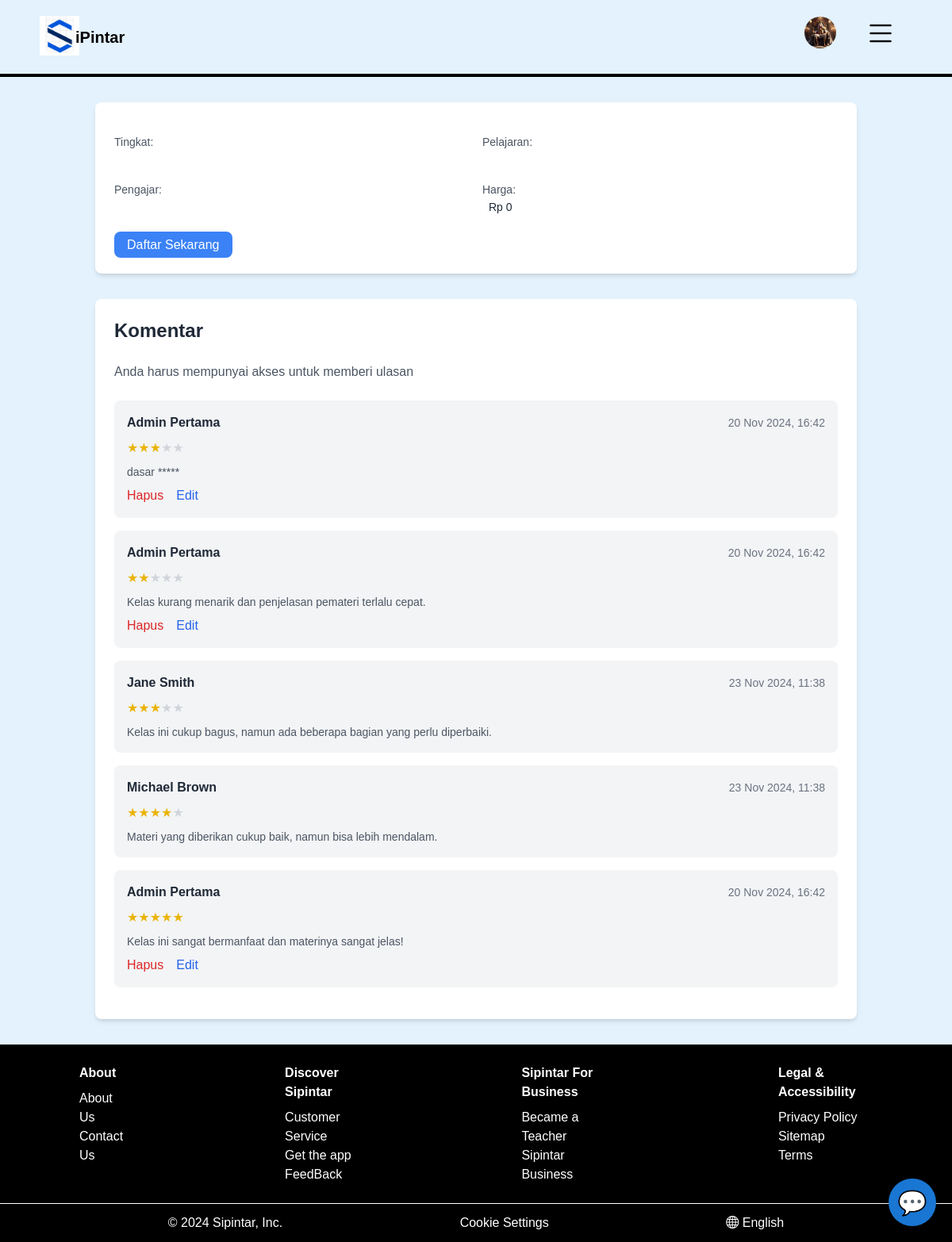
Page /modul/info.php (signed in) on the committed database.
### tables this page shows
CREATE TABLE `ulasan` (
  `id_ulasan` int NOT NULL,
  `id_kelas` int DEFAULT NULL,
  `id_pengguna` int DEFAULT NULL,
  `rating` int DEFAULT NULL,
  `komentar` text,
  `dibuat_pada` timestamp NOT NULL DEFAULT CURRENT_TIMESTAMP
);

CREATE TABLE `pengguna` (
  `id_pengguna` int NOT NULL,
  `nama` varchar(255) NOT NULL,
  `email` varchar(255) NOT NULL,
  `username` varchar(50) NOT NULL,
  `kata_sandi` varchar(255) NOT NULL,
  `peran` tinyint NOT NULL,
  `tanggal_lahir` date DEFAULT NULL,
  `bio` text,
  `foto` varchar(255) NOT NULL,
  `sekolah` varchar(100) NOT NULL,
  `kelas` tinyint NOT NULL,
  `reset_token` varchar(255) DEFAULT NULL,
  `reset_expiry` datetime DEFAULT NULL,
  `dibuat_pada` timestamp NOT NULL DEFAULT CURRENT_TIMESTAMP,
  `diperbarui_pada` timestamp NOT NULL DEFAULT CURRENT_TIMESTAMP ON UPDATE CURRENT_TIMESTAMP,
  `jenis_kelamin` enum('Laki-laki','Perempuan') DEFAULT NULL
);

### model/pendaftaranKelas.php (called while the page is built, shortened)
<?php
require __DIR__ . "/../db.php";
function getPendaftaranKelasByFilter($filter)
{
    global $conn;
    $query = "
        SELECT
            pendaftaran_kelas.*,
            kelas.nama_kelas,
            kelas.tingkat,
            kelas.pelajaran,
            kelas.deskripsi,
            pengguna.nama AS nama_pengguna,
            pengguna.email AS email_pengguna,
            pengajar.nama AS nama_pengajar,
            transaksi.id_transaksi,
            transaksi.status_transaksi,
            transaksi.harga
        FROM
            pendaftaran_kelas
        LEFT JOIN
            kelas ON pendaftaran_kelas.id_kelas = kelas.id_kelas
        LEFT JOIN
            pengguna ON pendaftaran_kelas.id_pengguna = pengguna.id_pengguna
        LEFT JOIN
            pengguna pengajar ON kelas.id_pengajar = pengguna.id_pengguna
        LEFT JOIN
            transaksi ON transaksi.id_pendaftaran = pendaftaran_kelas.id_pendaftaran
    ";
    $conditions = [];
    $params = [];
    if (isset($filter["id_pengguna"])) {
        $conditions[] = "pendaftaran_kelas.id_pengguna = :id_pengguna";
        $params["id_pengguna"] = $filter["id_pengguna"];
    }
    if ($conditions) {
        $query .= " WHERE " . implode(" AND ", $conditions);
    }
    $stmt = $conn->prepare($query);
    $stmt->execute($params);
    return isset($filter["id_kelas"]) || isset($filter["status"]) ?
        $stmt->fetch(PDO::FETCH_ASSOC) : $stmt->fetchAll(PDO::FETCH_ASSOC);
}

### model/ulasan.php (called while the page is built, shortened)
<?php
require __DIR__ . "/../db.php";
function getUlasanByFilter($filter)
{
    global $conn;
    $query = "SELECT ulasan.*, pengguna.* FROM ulasan JOIN pengguna ON ulasan.id_pengguna = pengguna.id_pengguna";
    $params = [];
    $query .= " ORDER BY ulasan.dibuat_pada DESC";
    $stmt = $conn->prepare($query);
    $stmt->execute($params);
    return $stmt->fetchAll(PDO::FETCH_ASSOC);
}

### modul/info.php (the view, shortened to what this page needs)
<?php
require_once "./../model/kelas.php";
require_once "./../model/pendaftaranKelas.php";
require_once "./../model/ulasan.php";
$id_kelas = $_GET["id"];
$id_pengguna = $_SESSION['user']["id_pengguna"];
$role = $GLOBALS["roles"];
$filter = [
    "id_kelas" => $id_kelas,
    "id_pengguna" => $id_pengguna
];
$data["kelas"] = getPendaftaranKelasByFilter($filter);
$data["kelas"] = $data["kelas"] ? $data["kelas"] : getKelasByFilter($filter)[0];
$data["komentar"] = getUlasanByFilter(["id_kelas" => $id_kelas]);
?>
<div class="container mx-auto p-8">
    <div class="bg-white rounded-lg shadow-md p-6 mb-8">
        <div class="mt-4 grid grid-cols-2 gap-4">
            <div>
                <p class="text-sm text-gray-600">Tingkat:</p>
                <span class="px-2 py-1 text-sm text-gray-800"><?= $data["kelas"]['tingkat'] ?></span>
            </div>
            <div>
                <p class="text-sm text-gray-600">Pelajaran:</p>
                <span class="px-2 py-1 text-sm text-gray-800"><?= $data["kelas"]['pelajaran'] ?></span>
            </div>
            <div>
                <p class="text-sm text-gray-600">Pengajar:</p>
                <span class="px-2 py-1 text-sm text-gray-800"><?= $data["kelas"]['nama_pengajar'] ?></span>
            </div>
            <div>
                <p class="text-sm text-gray-600">Harga:</p>
                <span class="px-2 py-1 text-sm text-gray-800">Rp <?= number_format($data["kelas"]['harga'], 0, ',', '.') ?></span>
            </div>
        </div>
        <div class="mt-6">
            <?php if ($data["kelas"]["status_transaksi"] === 1): ?>
                <div class="space-x-4">
                    <a href="./../materi.php?id_kelas=<?= $id_kelas ?>" class="flex-1 text-center px-4 py-2 bg-green-500 text-white rounded-lg hover:bg-green-600">
                        Lihat Materi
                    </a>
                    <a href="./statistik.php?id_kelas=<?php echo $id_kelas; ?>" class="flex-1 text-center px-4 py-2 bg-blue-500 text-white rounded-lg hover:bg-blue-600">
                        Lihat Statistik Anda
                    </a>
                    <?php
                    if ($data["kelas"]["status"] == "Selesai") : ?>
                        <a href="./../home/Sertifikat.php?id_kelas=<?= $id_kelas ?>"
                            class="flex-1 text-center px-4 py-2 bg-blue-500 text-white rounded-lg hover:bg-blue-600">
                            Cetak Sertifikat
                        </a>
                    <?php endif ?>
                </div>
            <?php elseif ($data["kelas"]["status_transaksi"] === 0): ?>
                <a href="./transaksi.php" class="flex-1 text-center px-4 py-2 bg-yellow-500 text-white rounded-lg hover:bg-yellow-600">
                    Menunggu Pembayaran
                </a>
            <?php else: ?>
                <a href="./daftar.php?id_kelas=<?= $data["kelas"]["id_kelas"] ?>" class="flex-1 text-center px-4 py-2 bg-blue-500 text-white rounded-lg hover:bg-blue-600">
                    Daftar Sekarang
                </a>
            <?php endif; ?>
        </div>
    </div>
    <div class="bg-white rounded-lg shadow-md p-6">
        <h3 class="text-2xl font-semibold text-gray-800">Komentar</h3>
        <div class="mt-6">
            <div class="my-6">
                <?php if ($data["kelas"]["status_transaksi"] == 1): ?>
                    <form method="POST" action="">
                        <div class="my-4 flex items-center">
                            <span class="text-gray-600 mr-4">Rating:</span>
                            <div class="flex text-yellow-500">
                                <label class="relative cursor-pointer">
                                    <input type="radio" name="rating" value="1" class="hidden" />
                                    <span class="text-gray-300 text-2xl">★</span>
                                </label>
                                <label class="relative cursor-pointer">
                                    <input type="radio" name="rating" value="2" class="hidden" />
                                    <span class="text-gray-300 text-2xl">★</span>
                                </label>
                                <label class="relative cursor-pointer">
                                    <input type="radio" name="rating" value="3" class="hidden" />
                                    <span class="text-gray-300 text-2xl">★</span>
                                </label>
                                <label class="relative cursor-pointer">
                                    <input type="radio" name="rating" value="4" class="hidden" />
                                    <span class="text-gray-300 text-2xl">★</span>
                                </label>
                                <label class="relative cursor-pointer">
                                    <input type="radio" name="rating" value="5" class="hidden" />
                                    <span class="text-gray-300 text-2xl">★</span>
                                </label>
                            </div>
                        </div>
                        <div class="my-4">
                            <textarea name="komentar" class="w-full p-4 border-gray-300 rounded-md focus:outline-none focus:ring-2 focus:ring-blue-500" rows="4" placeholder="Tulis komentar Anda di sini..."></textarea>
                        </div>
                        <button type="submit" name="KIRIM_ULASAN" class="mt-4 px-4 py-2 bg-blue-500 text-white rounded-lg hover:bg-blue-600 transition duration-200">Kirim Komentar</button>
                    </form>
                <?php else: ?>
                    <p class="text-gray-600">Anda harus mempunyai akses untuk memberi ulasan</p>
                <?php endif ?>
            </div>
            <div class="mt-4">
                <?php if (!empty($data["komentar"])): ?>
                    <?php foreach ($data["komentar"] as $value): ?>
                        <div class="bg-gray-100 p-4 mb-4 rounded-lg">
                            <div class="flex justify-between items-center">
                                <p class="font-semibold text-gray-800"><?= htmlspecialchars($value['nama']) ?></p>
                                <span class="text-sm text-gray-500"><?= date("d M Y, H:i", strtotime($value['dibuat_pada'])) ?></span>
                            </div>
                            <div class="flex text-yellow-500 mt-2">
                                <?php
                                $rating = (int)$value['rating'];
                                for ($i = 1; $i <= 5; $i++):
                                    $starClass = $i <= $rating ? 'text-yellow-500' : 'text-gray-300';
                                ?>
                                    <span class="cursor-pointer <?= $starClass ?>">★</span>
                                <?php endfor; ?>
                            </div>
                            <p class="text-sm text-gray-600 mt-2"><?= nl2br(htmlspecialchars($value['komentar'])) ?></p>
                            <?php if ($value['id_pengguna'] == $id_pengguna || $role == 1): ?>
                                <div class="mt-2 flex space-x-4">
                                    <form action="" method="POST" onsubmit="return confirm('Apakah Anda yakin ingin menghapus komentar ini?')">
                                        <button type="submit" name="HAPUS_ULASAN" class="text-red-600 hover:text-red-800">Hapus</button>
                                    </form>
                                    <?php if ($value['id_pengguna'] == $id_pengguna): ?>
                                        <button class="text-blue-600 hover:text-blue-800 edit-btn" data-komentar-id="<?= $value['id_ulasan'] ?>">Edit</button>
                                    <?php endif; ?>
                                </div>
                            <?php endif; ?>
                        </div>
                    <?php endforeach ?>
                <?php else: ?>
                    <p class="text-gray-600">Belum ada komentar untuk kelas ini.</p>
                <?php endif ?>
            </div>
        </div>
    </div>
</div>
<?php
include '../partials/Master.php';
?>

### partials/cs.php (style rules this page uses)
body { font-family: Arial, sans-serif; background-color: #e3f2fd; margin: 0; padding: 0; }

### rows in the picture
ulasan: id_pengguna.nama "Admin Pertama", id_pengguna.dibuat_pada "20 Nov 2024, 16:42", komentar "dasar *****"
ulasan: id_pengguna.nama "Admin Pertama", id_pengguna.dibuat_pada "20 Nov 2024, 16:42", komentar "Kelas kurang menarik dan penjelasan pemateri terlalu cepat."
ulasan: id_pengguna.nama "Jane Smith", id_pengguna.dibuat_pada "23 Nov 2024, 11:38", komentar "Kelas ini cukup bagus, namun ada beberapa bagian yang perlu diperbaiki."
ulasan: id_pengguna.nama "Michael Brown", id_pengguna.dibuat_pada "23 Nov 2024, 11:38", komentar "Materi yang diberikan cukup baik, namun bisa lebih mendalam."
ulasan: id_pengguna.nama "Admin Pertama", id_pengguna.dibuat_pada "20 Nov 2024, 16:42", komentar "Kelas ini sangat bermanfaat dan materinya sangat jelas!"

### other values in the picture
$data["kelas"]['harga'] "0"
